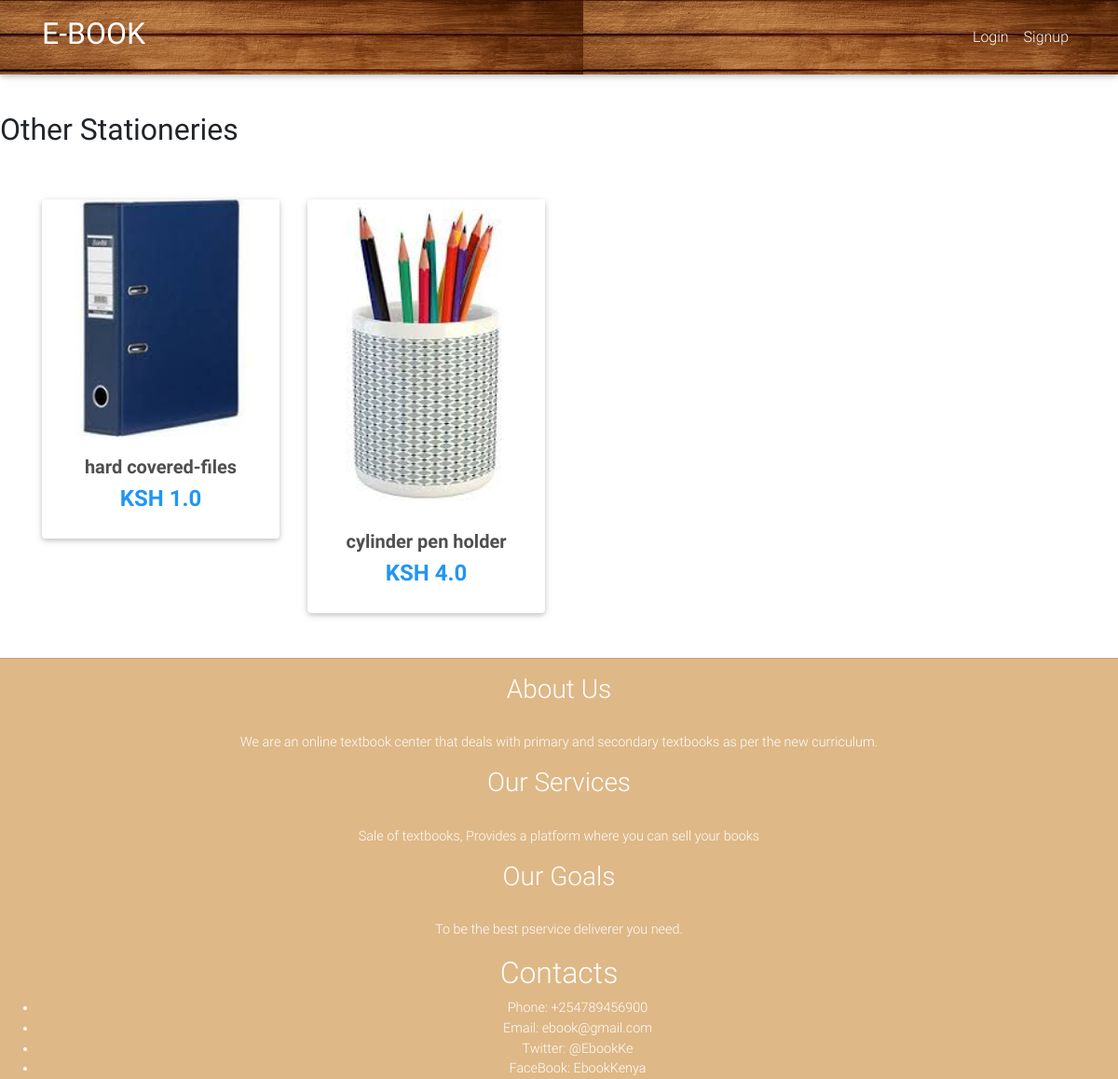
The page /stationery on the database its author committed.
### core/models.py (models this page shows, shortened)
class Item(models.Model):
    title = models.CharField(max_length=100)
    price = models.FloatField()
    discount_price = models.FloatField(blank=True, null=True)
    category = models.CharField(choices=CATEGORY_CHOICES, max_length=2)
    label = models.CharField(choices=LABEL_CHOICES, max_length=1)
    slug = models.SlugField()
    description = models.TextField()
    image = models.ImageField(upload_to='Item_images')
    class Meta:
        ordering = ['id']
    def get_absolute_url(self):
        return reverse("core:product", kwargs={
            'slug': self.slug
        })

### core/views.py (the view)
# urls.py: path('stationery', views.stationeries, name="stationeries"),
def stationeries(request):
    stationeries = Item.objects.filter(category="OS")
    return  render(request, "stationeries.html", locals())

### templates/stationeries.html (shortened to what this page needs)
{% extends "base.html" %}
{% block content %}
<br>
<br>
<h2><b>Other Stationeries </b></h2>
<main>
    <div class="container">
        <section class="text-center mb-4">
            <div class="row wow fadeIn">
                {% for item in stationeries %}
                <div class="col-lg-3 col-md-6 mb-4">
                    <br>
                    <br>
                    <div class="card">
                        <div class="view overlay">
                            <img src="{{ item.image.url }}"
                                 class="card-img-top">
                        </div>
                        <div class="card-body text-center">
                            <h5>
                                <strong>
                                    <a href="{{ item.get_absolute_url }}" class="dark-grey-text">{{ item.title }}
                                    </a>
                                </strong>
                            </h5>
                            <h4 class="font-weight-bold blue-text">
                                <strong>KSH
                                    {% if item.discount_price %}
                                    {{ item.discount_price }}
                                    {% else %}
                                    {{ item.price }}
                                    {% endif %}
                                </strong>
                            </h4>
                        </div>
                    </div>
                </div>
                {% endfor %}
            </div>
        </section>
    </div>
</main>
{% endblock content %}

### templates/base.html (style rules this page uses)
html, body, header, .carousel { height: 60vh; }

### rows shown on the page
Item: image (picture), title "hard covered-files", discount_price "1.0"
Item: image (picture), title "cylinder pen holder", price "4.0"
